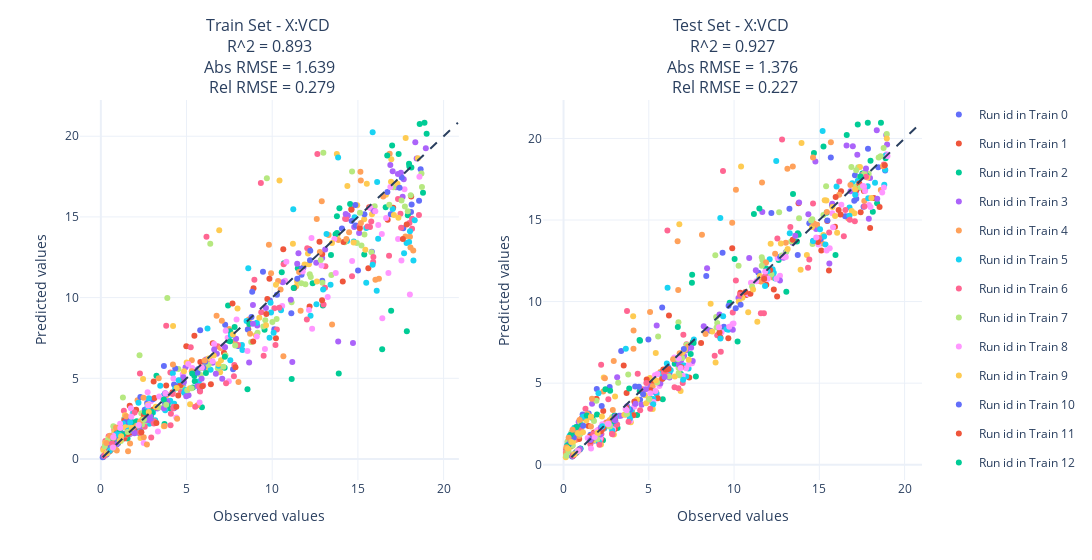
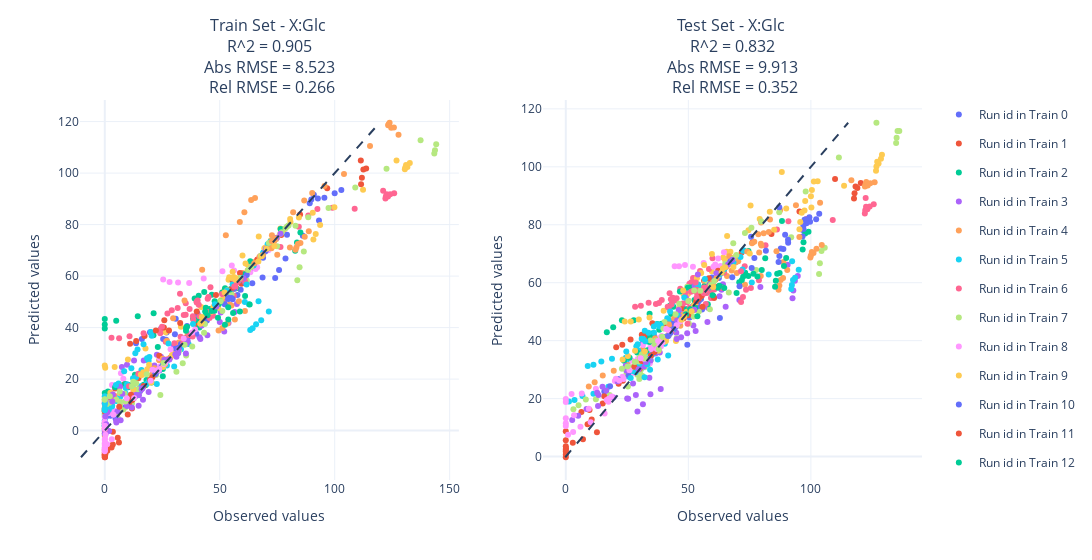

Notebook source saved alongside these figures, in order:
### Code cell
plot_multi_step_ann_model_eval(
    X_train,
    X_train_pred,
    X_test,
    X_test_pred,
    X_columns=X_columns,
)
